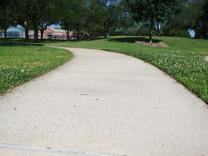
%> input picture sidewalk_pics/aquatic_1.jpg, 208 x 156 px
$ octave --eval "result = CannyEdgeDetector(imread('sidewalk_pics/aquatic_1.jpg'));"   (GNU Octave 9; MATLAB toolbox functions it lacks are replaced by stand-ins)
%> lines starting %> are read from the running program, lines starting %| are printed output that depends on the picture
### NormalizeMatrix.m
% Normalize matrix
function[A] = NormalizeMatrix(A)
    A = A/max(A(:));
end

### CannyEdgeDetector.m
% Perform edge detection with interpolation during non maximum suppression
function [Gmag, angle] =  CannyEdgeDetector(im)
    close all;  % Close figures
    saveImage = false;
    sigma = 1; % Gaussian filter sigma
    highThresholdRatio = 0.275; % High threshold ratio
    lowThresholdRatio = 0.25; % Low threshold ratio OF THE high threshold

    % Change the current folder to the folder of this m-file.
    % Courtesy of Brett Shoelson
    if(~isdeployed)
      cd(fileparts(which(mfilename)));
    end

%     im = imread('sw_2.jpg');

    if saveImage
        figure; imshow(im);
        title('Original Image');
        imwrite(im, 'Output_Photos\1_original.jpg');
    end

    % Smooth with Gaussian 5x5 filter to reduce noise
%     im = rgb2gray(im);

    if saveImage
        figure; imshow(im);
        title('B/W Image');
        imwrite(im, 'Output_Photos\2_bw.jpg');
    end

    im = double(imgaussfilt(im,sigma));

    if saveImage
        figure; imshow(NormalizeMatrix(im));
        title('Gaussian Filter');
        imwrite(NormalizeMatrix(im), 'Output_Photos\3_gaussian.jpg');
    end

    % Find the intensity gradient of the image
    Gx = SobelFilter(im, 'x');
    Gy = SobelFilter(im, 'y');
    Gx = imgaussfilt(Gx,sigma);
    Gy = imgaussfilt(Gy,sigma);

    if saveImage
        figure; imshow(abs(NormalizeMatrix(Gx)));
        title('Gx Sobel Filter');
        imwrite(abs(NormalizeMatrix(Gx)), 'Output_Photos\4_gx_sobel.jpg');
    end

    if saveImage
        figure; imshow(abs(NormalizeMatrix(Gy)));
        title('Gy Sobel Filter');
        imwrite(abs(NormalizeMatrix(Gy)), 'Output_Photos\5_gy_sobel.jpg');
    end

    % Find the magnitude of the gradient
    Gmag = sqrt(Gx.^2 + Gy.^2);
    angle = atan2(Gy,Gx)*180/pi;

    if saveImage
        figure; imshow(NormalizeMatrix(Gmag));
        title('Gmag');
        imwrite(NormalizeMatrix(Gmag), 'Output_Photos\6_gmag.jpg');
    end

    % Perform non-maximum suppression using interpolation
    [h,w] = size(im);
    X=[-1,0,+1 ;-1,0,+1 ;-1,0,+1];
	Y=[-1,-1,-1 ;0,0,0 ;+1,+1,+1];
    output = zeros(h,w);
    x = [0 1];
    for i=2:h-1 % row
        for j=2:w-1 % col
            if (angle(i,j)>=0 && angle(i,j)<=45) || ...
                    (angle(i,j)<-135 && angle(i,j)>=-180)
                yBot = [Gmag(i,j+1) Gmag(i+1,j+1)];
                yTop = [Gmag(i,j-1) Gmag(i-1,j-1)];
                x_est = abs(Gy(i,j)/Gmag(i,j)); % y
                if (Gmag(i,j) >= ((yBot(2)-yBot(1))*x_est+yBot(1)) && ...
                    Gmag(i,j) >= ((yTop(2)-yTop(1))*x_est+yTop(1))) % interpolation
                    output(i,j)= Gmag(i,j);
                else
                    output(i,j)=0;
                end
            elseif (angle(i,j)>45 && angle(i,j)<=90) || ...
                    (angle(i,j)<-90 && angle(i,j)>=-135)
                yBot = [Gmag(i+1,j) Gmag(i+1,j+1)];
                yTop = [Gmag(i-1,j) Gmag(i-1,j-1)];
                x_est = abs(Gx(i,j)/Gmag(i,j));
                if (Gmag(i,j) >= ((yBot(2)-yBot(1))*x_est+yBot(1)) && ...
                    Gmag(i,j) >= ((yTop(2)-yTop(1))*x_est+yTop(1)))
                    output(i,j)= Gmag(i,j);
                else
                    output(i,j)=0;
                end
            elseif (angle(i,j)>90 && angle(i,j)<=135) || ...
                    (angle(i,j)<-45 && angle(i,j)>=-90)
                yBot = [Gmag(i+1,j) Gmag(i+1,j-1)];
                yTop = [Gmag(i-1,j) Gmag(i-1,j+1)];
                x_est = abs(Gx(i,j)/Gmag(i,j));
                if (Gmag(i,j) >= ((yBot(2)-yBot(1))*x_est+yBot(1)) && ...
                    Gmag(i,j) >= ((yTop(2)-yTop(1))*x_est+yTop(1)))
                    output(i,j)= Gmag(i,j);
                else
                    output(i,j)=0;
                end
            elseif (angle(i,j)>135 && angle(i,j)<=180) || ...
                    (angle(i,j)<0 && angle(i,j)>=-45)
                yBot = [Gmag(i,j-1) Gmag(i+1,j-1)];
                yTop = [Gmag(i,j+1) Gmag(i-1,j+1)];
                x_est = abs(Gx(i,j)/Gmag(i,j));
                if (Gmag(i,j) >= ((yBot(2)-yBot(1))*x_est+yBot(1)) && ...
                    Gmag(i,j) >= ((yTop(2)-yTop(1))*x_est+yTop(1)))
                    output(i,j)= Gmag(i,j);
                else
                    output(i,j)=0;
                end
            end
        end
    end

    Gmag = NormalizeMatrix(output);
    if saveImage
        figure; imshow(Gmag);
        title('Non Maximum Suppression');
        imwrite(Gmag, 'Output_Photos\7_non_maximum_suppression.jpg');
    end

    % Perform double thresholding
    highThreshold = max(max(Gmag))*highThresholdRatio;
    lowThreshold = highThreshold*lowThresholdRatio;
    strongEdgesRow = zeros(1,h*w); % Keep track of the strong edge row index
    strongEdgesCol = zeros(1,h*w); % Keep track of the strong edge col index
    weakEdgesRow = zeros(1,h*w);  % Keep track of the weak edge row index
    weakEdgesCol = zeros(1,h*w);  % Keep track of the weak edge col index
    strongIndex = 1;
    weakIndex = 1;
    for i=2:h-1 % row
        for j=2:w-1 % col
            if Gmag(i,j) > highThreshold    % Strong edge
                Gmag(i,j) = 1;
                strongEdgesRow(strongIndex) = i;
                strongEdgesCol(strongIndex) = j;
                strongIndex = strongIndex + 1;
            elseif Gmag(i,j) < lowThreshold % No edge
                Gmag(i,j) = 0;
            else                            % Weak edge
                weakEdgesRow(weakIndex) = i;
                weakEdgesCol(weakIndex) = j;
                weakIndex = weakIndex + 1;
            end
        end
    end

    if saveImage
        figure; imshow(Gmag);
        title('Double Threshold');
        imwrite(Gmag, 'Output_Photos\8_double_threshold.jpg');
    end

    % Perform edge tracking by hysteresis
    set(0,'RecursionLimit',10000)
    for i=1:strongIndex-1
        % Find the weak edges that are connected to strong edges and set
        % them to 1
        Gmag = FindConnectedWeakEdges(Gmag, strongEdgesRow(i),...
            strongEdgesCol(i));
% [30 lines not run here, left out]
function[A] = SobelFilter(A, filterDirection)
    switch filterDirection
        case 'x'
            Gx = [-1 0 +1; -2 0 +2; -1 0 +1];
            A = imfilter(A, double(Gx), 'conv', 'replicate');
        case 'y'
            Gy = [-1 -2 -1; 0 0 0; +1 +2 +1];
            A = imfilter(A, double(Gy), 'conv', 'replicate');
        otherwise
            error('Bad filter direction - try inputs ''x'' or ''y''');
    end
end

% Find weak edges that are connected to strong edges and set them to 1
function[Gmag] = FindConnectedWeakEdges(Gmag, row, col)
    for i = -3:1:3
        for j = -3:1:3
            if (row+i > 0) && (col+j > 0) && (row+i < size(Gmag,1)) && ...
                    (col+j < size(Gmag,2)) % Make sure we are not out of bounds
                if (Gmag(row+i,col+j) > 0) && (Gmag(row+i,col+j) < 1)
                    Gmag(row+i,col+j) = 1;
                    Gmag = FindConnectedWeakEdges(Gmag, row+i, col+j);
                end
            end
        end
    end
end
%> in CannyEdgeDetector, `im = double(imgaussfilt(im,sigma));`:
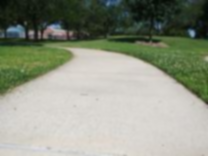
%> im: size 156x208x3 double; mean R, G, B 144, 149.2, 133.4; mean of the top-left, top-right, bottom-left and bottom-right quarters 84.2, 79.1, 204.6, 200.9
%> in SobelFilter, `A = imfilter(A, double(Gx), 'conv', 'replicate');`:
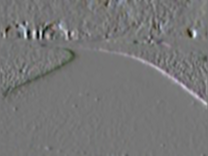
%> A: size 156x208x3 double; mean R, G, B 0.4, 0.4, 0.4; drawn with min black and max white
%> call 2 of SobelFilter, with filterDirection = 'y'
%> in SobelFilter (call 2), `A = imfilter(A, double(Gy), 'conv', 'replicate');`:
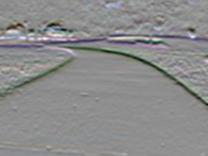
%> A: size 156x208x3 double; mean R, G, B -9.3, -8.5, -8.5; drawn with min black and max white
%> in CannyEdgeDetector, `Gmag = sqrt(Gx.^2 + Gy.^2);`:
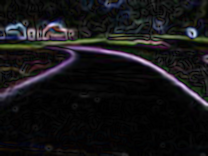
%> Gmag: size 156x208x3 double; mean R, G, B 27.6, 26.7, 28.7; drawn with min black and max white
%> in CannyEdgeDetector, `angle = atan2(Gy,Gx)*180/pi;`:
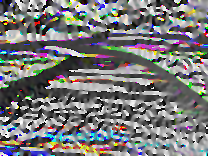
%> angle: size 156x208x3 double; mean R, G, B -9.1, -9.2, -7.9; drawn with min black and max white
%> after the loop in CannyEdgeDetector, `for i=2:h-1`:
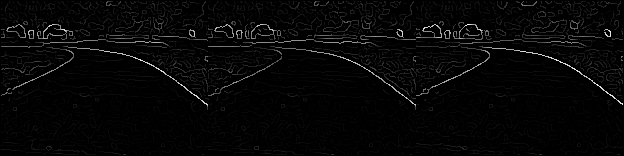
%> output: size 156x624 double; min 0, max 324.2, mean 8.5; drawn with min black and max white
%> after the loop in CannyEdgeDetector, `for i=2:h-1`: x_est = 0.986; yBot = [23.37 31.41]; yTop = [3.35 0.737]
%> in CannyEdgeDetector, `highThreshold = max(max(Gmag))*highThresholdRatio;`: highThreshold = 0.275
%> in CannyEdgeDetector, `lowThreshold = highThreshold*lowThresholdRatio;`: lowThreshold = 0.0688
%> after the loop in CannyEdgeDetector, `for i=2:h-1`:
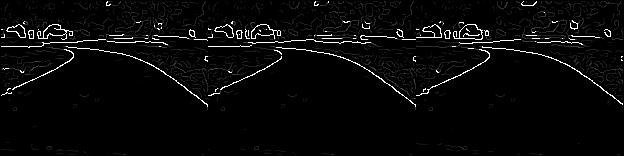
%> Gmag: size 156x624 double; min 0, max 1, mean 0.0346
%> after the loop in CannyEdgeDetector, `for i=2:h-1`: strongIndex = 2558; weakIndex = 6448
%> the loop in CannyEdgeDetector, `for i=1:strongIndex-1` made 1 pass
%> (the run ends here)

$ run again, on sidewalk_pics/aquatic_2.jpg
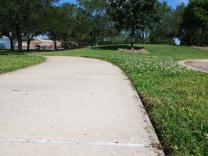
%> input picture sidewalk_pics/aquatic_2.jpg, 208 x 156 px
%> after the loop in CannyEdgeDetector, `for i=2:h-1`:
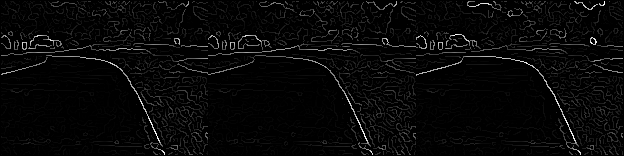
%> output: size 156x624 double; min 0, max 325.7, mean 10.8; drawn with min black and max white
%> after the loop in CannyEdgeDetector, `for i=2:h-1`: x_est = 0.979; yBot = [32.32 25.55]; yTop = [47.32 43.39]
%> highThreshold = 0.275
%> lowThreshold = 0.0688
%> after the loop in CannyEdgeDetector, `for i=2:h-1`:
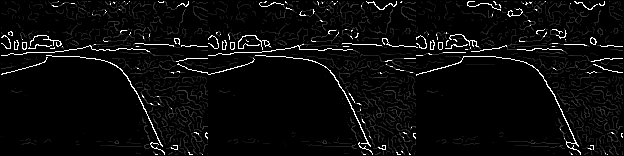
%> Gmag: size 156x624 double; min 0, max 1, mean 0.0449
%> after the loop in CannyEdgeDetector, `for i=2:h-1`: strongIndex = 3002; weakIndex = 9883
%> the loop in CannyEdgeDetector, `for i=1:strongIndex-1` made 1 pass

$ run again, on sidewalk_pics/aquatic_3.jpg
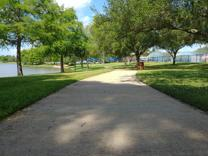
%> input picture sidewalk_pics/aquatic_3.jpg, 208 x 156 px
%> after the loop in CannyEdgeDetector, `for i=2:h-1`:
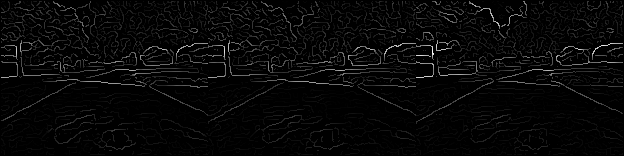
%> output: size 156x624 double; min 0, max 434.9, mean 13.6; drawn with min black and max white
%> after the loop in CannyEdgeDetector, `for i=2:h-1`: x_est = 0.302; yBot = [18.28 16.02]; yTop = [23.86 24.75]
%> highThreshold = 0.275
%> lowThreshold = 0.0688
%> after the loop in CannyEdgeDetector, `for i=2:h-1`:
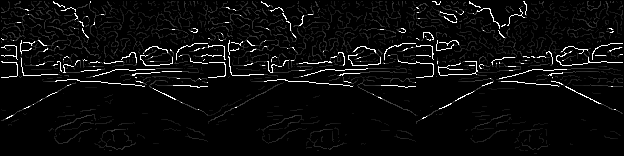
%> Gmag: size 156x624 double; min 0, max 1, mean 0.0461
%> after the loop in CannyEdgeDetector, `for i=2:h-1`: strongIndex = 2999; weakIndex = 10224
%> the loop in CannyEdgeDetector, `for i=1:strongIndex-1` made 2 passes

$ run again, on sidewalk_pics/play_1.jpg
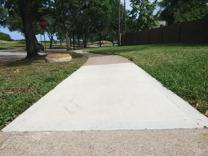
%> input picture sidewalk_pics/play_1.jpg, 208 x 156 px
%> after the loop in CannyEdgeDetector, `for i=2:h-1`: x_est = 0.0553; yBot = [18.4 15.35]; yTop = [14.21 20.53]
%> highThreshold = 0.275
%> lowThreshold = 0.0688
%> after the loop in CannyEdgeDetector, `for i=2:h-1`:
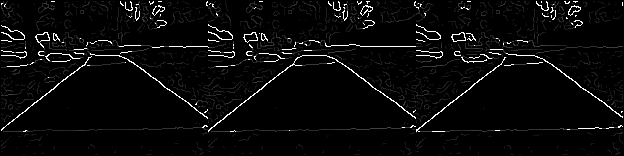
%> Gmag: size 156x624 double; min 0, max 1, mean 0.0395
%> after the loop in CannyEdgeDetector, `for i=2:h-1`: strongIndex = 2849; weakIndex = 7436
%> the loop in CannyEdgeDetector, `for i=1:strongIndex-1` made 1 pass
